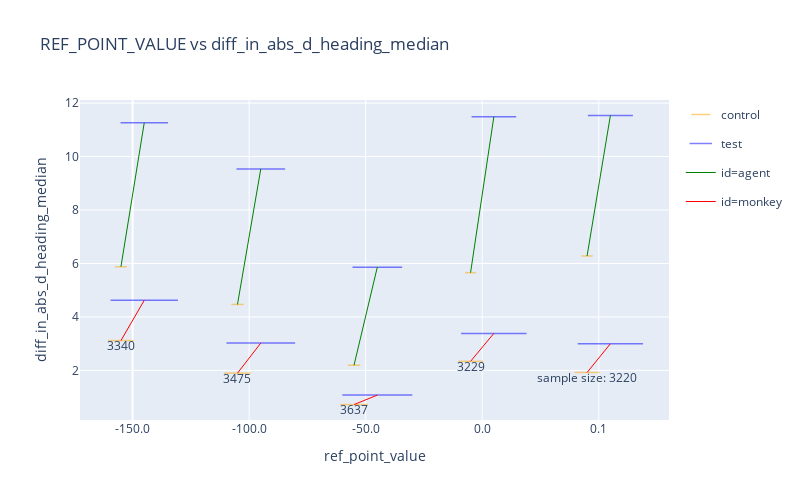
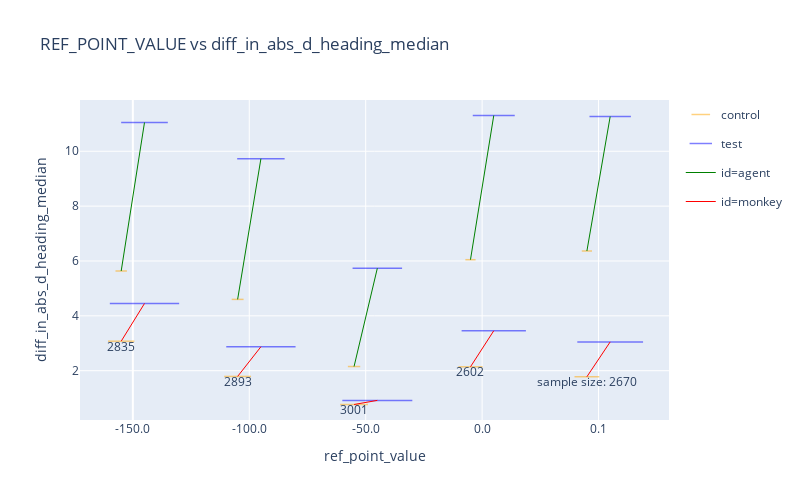

The cell these charts' notebook holds for them, in order:
### Code cell
x_var_column_list = ['ref_point_value']

fixed_variable_values_to_use = {
                                #'whether_even_out_dist': True,
                                'key_for_split': 'cluster_seen',
                                'if_test_nxt_ff_group_appear_after_stop': 'flexible',
                                # 'max_curv_range': 200,
                                # 'whether_filter_info': True,
}

changeable_variables = ['whether_even_out_dist']

columns_to_find_unique_combinations_for_color = ['id']
columns_to_find_unique_combinations_for_line = []


plot_variations_utils.streamline_making_plotly_plot_to_compare_two_sets_of_data(new_overall_median_info_across_agents, 
                                                            fixed_variable_values_to_use,
                                                            changeable_variables,
                                                            x_var_column_list,
                                                            y_var_column='diff_in_abs_d_heading_median',
                                                            #var_to_determine_x_offset_direction=None,
                                                            var_to_determine_x_offset_direction='test_or_control',
                                                            columns_to_find_unique_combinations_for_color=columns_to_find_unique_combinations_for_color,
                                                            columns_to_find_unique_combinations_for_line=columns_to_find_unique_combinations_for_line)

### Figure 1 — Plotly figure (JSON) as saved in the notebook; plotly's stock layout.template omitted (floating-point values rounded to 4 significant figures)
{"data": [{"customdata": [["control", 1599, "agent", "agent"], ["control", 3475, "monkey_Bruno", "monkey"], ["control", 1537, "agent", "agent"], ["control", 3340, "monkey_Bruno", "monkey"], ["control", 1636, "agent", "agent"], ["control", 3637, "monkey_Bruno", "monkey"], ["control", 1436, "agent", "agent"], ["control", 3229, "monkey_Bruno", "monkey"], ["control", 1472, "agent", "agent"], ["control", 3220, "monkey_Bruno", "monkey"]], "hovertemplate": "%{customdata[0]} <br>diff_in_abs_d_heading_median: %{y}<br>sample_size: %{customdata[1]:d}<br>monkey_name: %{customdata[2]}<br>id: %{customdata[3]}<br><extra></extra>", "line": {"color": "orange", "width": 1.5}, "marker": {"color": "black", "line": {"width": 1.5}, "opacity": 0.5, "size": [8.801, 19.13, 8.46, 18.38, 9.005, 20.02, 7.904, 17.77, 8.102, 17.72], "symbol": "line-ew"}, "mode": "markers", "name": "control", "showlegend": true, "type": "scatter", "x": [0.9, 0.9, -0.1, -0.1, 1.9, 1.9, 2.9, 2.9, 3.9, 3.9], "y": [4.468, 1.897, 5.878, 3.117, 2.193, 0.7216, 5.655, 2.34, 6.281, 1.923]}, {"customdata": [["test", 6308, "agent", "agent"], ["test", 8908, "monkey_Bruno", "monkey"], ["test", 6154, "agent", "agent"], ["test", 8734, "monkey_Bruno", "monkey"], ["test", 6444, "agent", "agent"], ["test", 9084, "monkey_Bruno", "monkey"], ["test", 5792, "agent", "agent"], ["test", 8497, "monkey_Bruno", "monkey"], ["test", 5844, "agent", "agent"], ["test", 8473, "monkey_Bruno", "monkey"]], "hovertemplate": "%{customdata[0]} <br>diff_in_abs_d_heading_median: %{y}<br>sample_size: %{customdata[1]:d}<br>monkey_name: %{customdata[2]}<br>id: %{customdata[3]}<br><extra></extra>", "line": {"color": "blue", "width": 1.5}, "marker": {"color": "black", "line": {"width": 1.5}, "opacity": 0.5, "size": [34.72, 49.03, 33.87, 48.07, 35.47, 50, 31.88, 46.77, 32.17, 46.64], "symbol": "line-ew"}, "mode": "markers", "name": "test", "showlegend": true, "type": "scatter", "x": [1.1, 1.1, 0.1, 0.1, 2.1, 2.1, 3.1, 3.1, 4.1, 4.1], "y": [9.538, 3.023, 11.27, 4.623, 5.863, 1.076, 11.49, 3.385, 11.54, 2.997]}, {"customdata": [["control", 1599, "agent", "agent"], ["test", 6308, "agent", "agent"]], "hovertemplate": "%{customdata[0]} <br>diff_in_abs_d_heading_median: %{y}<br>sample_size: %{customdata[1]:d}<br>monkey_name: %{customdata[2]}<br>id: %{customdata[3]}<br><extra></extra>", "legendgroup": "green", "line": {"color": "green", "dash": "solid", "width": 1}, "marker": {"color": "green", "opacity": 0.5, "size": 10, "symbol": "line-ew"}, "mode": "markers+lines", "name": "id=agent", "showlegend": false, "type": "scatter", "x": [0.9, 1.1], "y": [4.468, 9.538]}, {"customdata": [["control", 3475, "monkey_Bruno", "monkey"], ["test", 8908, "monkey_Bruno", "monkey"]], "hovertemplate": "%{customdata[0]} <br>diff_in_abs_d_heading_median: %{y}<br>sample_size: %{customdata[1]:d}<br>monkey_name: %{customdata[2]}<br>id: %{customdata[3]}<br><extra></extra>", "legendgroup": "red", "line": {"color": "red", "dash": "solid", "width": 1}, "marker": {"color": "red", "opacity": 0.5, "size": 10, "symbol": "line-ew"}, "mode": "markers+lines", "name": "id=monkey", "showlegend": false, "type": "scatter", "x": [0.9, 1.1], "y": [1.897, 3.023]}, {"customdata": [["control", 1537, "agent", "agent"], ["test", 6154, "agent", "agent"]], "hovertemplate": "%{customdata[0]} <br>diff_in_abs_d_heading_median: %{y}<br>sample_size: %{customdata[1]:d}<br>monkey_name: %{customdata[2]}<br>id: %{customdata[3]}<br><extra></extra>", "legendgroup": "green", "line": {"color": "green", "dash": "solid", "width": 1}, "marker": {"color": "green", "opacity": 0.5, "size": 10, "symbol": "line-ew"}, "mode": "markers+lines", "name": "id=agent", "showlegend": false, "type": "scatter", "x": [-0.1, 0.1], "y": [5.878, 11.27]}, {"customdata": [["test", 8734, "monkey_Bruno", "monkey"], ["control", 3340, "monkey_Bruno", "monkey"]], "hovertemplate": "%{customdata[0]} <br>diff_in_abs_d_heading_median: %{y}<br>sample_size: %{customdata[1]:d}<br>monkey_name: %{customdata[2]}<br>id: %{customdata[3]}<br><extra></extra>", "legendgroup": "red", "line": {"color": "red", "dash": "solid", "width": 1}, "marker": {"color": "red", "opacity": 0.5, "size": 10, "symbol": "line-ew"}, "mode": "markers+lines", "name": "id=monkey", "showlegend": false, "type": "scatter", "x": [0.1, -0.1], "y": [4.623, 3.117]}, {"customdata": [["test", 6444, "agent", "agent"], ["control", 1636, "agent", "agent"]], "hovertemplate": "%{customdata[0]} <br>diff_in_abs_d_heading_median: %{y}<br>sample_size: %{customdata[1]:d}<br>monkey_name: %{customdata[2]}<br>id: %{customdata[3]}<br><extra></extra>", "legendgroup": "green", "line": {"color": "green", "dash": "solid", "width": 1}, "marker": {"color": "green", "opacity": 0.5, "size": 10, "symbol": "line-ew"}, "mode": "markers+lines", "name": "id=agent", "showlegend": false, "type": "scatter", "x": [2.1, 1.9], "y": [5.863, 2.193]}, {"customdata": [["test", 9084, "monkey_Bruno", "monkey"], ["control", 3637, "monkey_Bruno", "monkey"]], "hovertemplate": "%{customdata[0]} <br>diff_in_abs_d_heading_median: %{y}<br>sample_size: %{customdata[1]:d}<br>monkey_name: %{customdata[2]}<br>id: %{customdata[3]}<br><extra></extra>", "legendgroup": "red", "line": {"color": "red", "dash": "solid", "width": 1}, "marker": {"color": "red", "opacity": 0.5, "size": 10, "symbol": "line-ew"}, "mode": "markers+lines", "name": "id=monkey", "showlegend": false, "type": "scatter", "x": [2.1, 1.9], "y": [1.076, 0.7216]}, {"customdata": [["test", 5792, "agent", "agent"], ["control", 1436, "agent", "agent"]], "hovertemplate": "%{customdata[0]} <br>diff_in_abs_d_heading_median: %{y}<br>sample_size: %{customdata[1]:d}<br>monkey_name: %{customdata[2]}<br>id: %{customdata[3]}<br><extra></extra>", "legendgroup": "green", "line": {"color": "green", "dash": "solid", "width": 1}, "marker": {"color": "green", "opacity": 0.5, "size": 10, "symbol": "line-ew"}, "mode": "markers+lines", "name": "id=agent", "showlegend": false, "type": "scatter", "x": [3.1, 2.9], "y": [11.49, 5.655]}, {"customdata": [["test", 8497, "monkey_Bruno", "monkey"], ["control", 3229, "monkey_Bruno", "monkey"]], "hovertemplate": "%{customdata[0]} <br>diff_in_abs_d_heading_median: %{y}<br>sample_size: %{customdata[1]:d}<br>monkey_name: %{customdata[2]}<br>id: %{customdata[3]}<br><extra></extra>", "legendgroup": "red", "line": {"color": "red", "dash": "solid", "width": 1}, "marker": {"color": "red", "opacity": 0.5, "size": 10, "symbol": "line-ew"}, "mode": "markers+lines", "name": "id=monkey", "showlegend": false, "type": "scatter", "x": [3.1, 2.9], "y": [3.385, 2.34]}, {"customdata": [["control", 1472, "agent", "agent"], ["test", 5844, "agent", "agent"]], "hovertemplate": "%{customdata[0]} <br>diff_in_abs_d_heading_median: %{y}<br>sample_size: %{customdata[1]:d}<br>monkey_name: %{customdata[2]}<br>id: %{customdata[3]}<br><extra></extra>", "legendgroup": "green", "line": {"color": "green", "dash": "solid", "width": 1}, "marker": {"color": "green", "opacity": 0.5, "size": 10, "symbol": "line-ew"}, "mode": "markers+lines", "name": "id=agent", "showlegend": false, "type": "scatter", "x": [3.9, 4.1], "y": [6.281, 11.54]}, {"customdata": [["test", 8473, "monkey_Bruno", "monkey"], ["control", 3220, "monkey_Bruno", "monkey"]], "hovertemplate": "%{customdata[0]} <br>diff_in_abs_d_heading_median: %{y}<br>sample_size: %{customdata[1]:d}<br>monkey_name: %{customdata[2]}<br>id: %{customdata[3]}<br><extra></extra>", "legendgroup": "red", "line": {"color": "red", "dash": "solid", "width": 1}, "marker": {"color": "red", "opacity": 0.5, "size": 10, "symbol": "line-ew"}, "mode": "markers+lines", "name": "id=monkey", "showlegend": false, "type": "scatter", "x": [4.1, 3.9], "y": [2.997, 1.923]}, {"legendgroup": "green", "line": {"color": "green", "dash": "solid", "width": 1}, "mode": "lines", "name": "id=agent", "showlegend": true, "type": "scatter", "visible": true, "x": [0, 0], "y": [0, 0]}, {"legendgroup": "red", "line": {"color": "red", "dash": "solid", "width": 1}, "mode": "lines", "name": "id=monkey", "showlegend": true, "type": "scatter", "visible": true, "x": [0, 0], "y": [0, 0]}, {"hoverinfo": "skip", "mode": "text", "showlegend": false, "text": ["3475"], "textposition": "bottom center", "type": "scatter", "x": [0.9], "y": [1.878]}, {"hoverinfo": "skip", "mode": "text", "showlegend": false, "text": ["3340"], "textposition": "bottom center", "type": "scatter", "x": [-0.1], "y": [3.086]}, {"hoverinfo": "skip", "mode": "text", "showlegend": false, "text": ["3637"], "textposition": "bottom center", "type": "scatter", "x": [1.9], "y": [0.7116]}, {"hoverinfo": "skip", "mode": "text", "showlegend": false, "text": ["3229"], "textposition": "bottom center", "type": "scatter", "x": [2.9], "y": [2.316]}, {"hoverinfo": "skip", "mode": "text", "showlegend": false, "text": ["sample size: 3220"], "textposition": "bottom center", "type": "scatter", "x": [3.9], "y": [1.904]}], "layout": {"height": 500, "title": {"text": "REF_POINT_VALUE vs diff_in_abs_d_heading_median"}, "width": 800, "xaxis": {"ticktext": ["-150.0", "-100.0", "-50.0", "0.0", "0.1"], "tickvals": [0, 1, 2, 3, 4], "title": {"text": "ref_point_value"}}, "yaxis": {"range": [0.1446, 12.12], "title": {"text": "diff_in_abs_d_heading_median"}}}}

### Figure 2 — Plotly figure (JSON) as saved in the notebook; plotly's stock layout.template omitted (floating-point values rounded to 4 significant figures)
{"data": [{"customdata": [["control", 1280, "agent", "agent"], ["control", 2893, "monkey_Bruno", "monkey"], ["control", 1231, "agent", "agent"], ["control", 2835, "monkey_Bruno", "monkey"], ["control", 1333, "agent", "agent"], ["control", 3001, "monkey_Bruno", "monkey"], ["control", 1101, "agent", "agent"], ["control", 2602, "monkey_Bruno", "monkey"], ["control", 1096, "agent", "agent"], ["control", 2670, "monkey_Bruno", "monkey"]], "hovertemplate": "%{customdata[0]} <br>diff_in_abs_d_heading_median: %{y}<br>sample_size: %{customdata[1]:d}<br>monkey_name: %{customdata[2]}<br>id: %{customdata[3]}<br><extra></extra>", "line": {"color": "orange", "width": 1.5}, "marker": {"color": "black", "line": {"width": 1.5}, "opacity": 0.5, "size": [8.489, 19.19, 8.164, 18.8, 8.841, 19.9, 7.302, 17.26, 7.269, 17.71], "symbol": "line-ew"}, "mode": "markers", "name": "control", "showlegend": true, "type": "scatter", "x": [0.9, 0.9, -0.1, -0.1, 1.9, 1.9, 2.9, 2.9, 3.9, 3.9], "y": [4.6, 1.791, 5.635, 3.076, 2.153, 0.7679, 6.047, 2.142, 6.364, 1.78]}, {"customdata": [["test", 5112, "agent", "agent"], ["test", 7466, "monkey_Bruno", "monkey"], ["test", 5025, "agent", "agent"], ["test", 7468, "monkey_Bruno", "monkey"], ["test", 5333, "agent", "agent"], ["test", 7539, "monkey_Bruno", "monkey"], ["test", 4524, "agent", "agent"], ["test", 6926, "monkey_Bruno", "monkey"], ["test", 4462, "agent", "agent"], ["test", 7085, "monkey_Bruno", "monkey"]], "hovertemplate": "%{customdata[0]} <br>diff_in_abs_d_heading_median: %{y}<br>sample_size: %{customdata[1]:d}<br>monkey_name: %{customdata[2]}<br>id: %{customdata[3]}<br><extra></extra>", "line": {"color": "blue", "width": 1.5}, "marker": {"color": "black", "line": {"width": 1.5}, "opacity": 0.5, "size": [33.9, 49.52, 33.33, 49.53, 35.37, 50, 30.0, 45.93, 29.59, 46.99], "symbol": "line-ew"}, "mode": "markers", "name": "test", "showlegend": true, "type": "scatter", "x": [1.1, 1.1, 0.1, 0.1, 2.1, 2.1, 3.1, 3.1, 4.1, 4.1], "y": [9.729, 2.873, 11.05, 4.45, 5.735, 0.9175, 11.3, 3.455, 11.27, 3.05]}, {"customdata": [["control", 1280, "agent", "agent"], ["test", 5112, "agent", "agent"]], "hovertemplate": "%{customdata[0]} <br>diff_in_abs_d_heading_median: %{y}<br>sample_size: %{customdata[1]:d}<br>monkey_name: %{customdata[2]}<br>id: %{customdata[3]}<br><extra></extra>", "legendgroup": "green", "line": {"color": "green", "dash": "solid", "width": 1}, "marker": {"color": "green", "opacity": 0.5, "size": 10, "symbol": "line-ew"}, "mode": "markers+lines", "name": "id=agent", "showlegend": false, "type": "scatter", "x": [0.9, 1.1], "y": [4.6, 9.729]}, {"customdata": [["control", 2893, "monkey_Bruno", "monkey"], ["test", 7466, "monkey_Bruno", "monkey"]], "hovertemplate": "%{customdata[0]} <br>diff_in_abs_d_heading_median: %{y}<br>sample_size: %{customdata[1]:d}<br>monkey_name: %{customdata[2]}<br>id: %{customdata[3]}<br><extra></extra>", "legendgroup": "red", "line": {"color": "red", "dash": "solid", "width": 1}, "marker": {"color": "red", "opacity": 0.5, "size": 10, "symbol": "line-ew"}, "mode": "markers+lines", "name": "id=monkey", "showlegend": false, "type": "scatter", "x": [0.9, 1.1], "y": [1.791, 2.873]}, {"customdata": [["control", 1231, "agent", "agent"], ["test", 5025, "agent", "agent"]], "hovertemplate": "%{customdata[0]} <br>diff_in_abs_d_heading_median: %{y}<br>sample_size: %{customdata[1]:d}<br>monkey_name: %{customdata[2]}<br>id: %{customdata[3]}<br><extra></extra>", "legendgroup": "green", "line": {"color": "green", "dash": "solid", "width": 1}, "marker": {"color": "green", "opacity": 0.5, "size": 10, "symbol": "line-ew"}, "mode": "markers+lines", "name": "id=agent", "showlegend": false, "type": "scatter", "x": [-0.1, 0.1], "y": [5.635, 11.05]}, {"customdata": [["test", 7468, "monkey_Bruno", "monkey"], ["control", 2835, "monkey_Bruno", "monkey"]], "hovertemplate": "%{customdata[0]} <br>diff_in_abs_d_heading_median: %{y}<br>sample_size: %{customdata[1]:d}<br>monkey_name: %{customdata[2]}<br>id: %{customdata[3]}<br><extra></extra>", "legendgroup": "red", "line": {"color": "red", "dash": "solid", "width": 1}, "marker": {"color": "red", "opacity": 0.5, "size": 10, "symbol": "line-ew"}, "mode": "markers+lines", "name": "id=monkey", "showlegend": false, "type": "scatter", "x": [0.1, -0.1], "y": [4.45, 3.076]}, {"customdata": [["control", 1333, "agent", "agent"], ["test", 5333, "agent", "agent"]], "hovertemplate": "%{customdata[0]} <br>diff_in_abs_d_heading_median: %{y}<br>sample_size: %{customdata[1]:d}<br>monkey_name: %{customdata[2]}<br>id: %{customdata[3]}<br><extra></extra>", "legendgroup": "green", "line": {"color": "green", "dash": "solid", "width": 1}, "marker": {"color": "green", "opacity": 0.5, "size": 10, "symbol": "line-ew"}, "mode": "markers+lines", "name": "id=agent", "showlegend": false, "type": "scatter", "x": [1.9, 2.1], "y": [2.153, 5.735]}, {"customdata": [["test", 7539, "monkey_Bruno", "monkey"], ["control", 3001, "monkey_Bruno", "monkey"]], "hovertemplate": "%{customdata[0]} <br>diff_in_abs_d_heading_median: %{y}<br>sample_size: %{customdata[1]:d}<br>monkey_name: %{customdata[2]}<br>id: %{customdata[3]}<br><extra></extra>", "legendgroup": "red", "line": {"color": "red", "dash": "solid", "width": 1}, "marker": {"color": "red", "opacity": 0.5, "size": 10, "symbol": "line-ew"}, "mode": "markers+lines", "name": "id=monkey", "showlegend": false, "type": "scatter", "x": [2.1, 1.9], "y": [0.9175, 0.7679]}, {"customdata": [["test", 4524, "agent", "agent"], ["control", 1101, "agent", "agent"]], "hovertemplate": "%{customdata[0]} <br>diff_in_abs_d_heading_median: %{y}<br>sample_size: %{customdata[1]:d}<br>monkey_name: %{customdata[2]}<br>id: %{customdata[3]}<br><extra></extra>", "legendgroup": "green", "line": {"color": "green", "dash": "solid", "width": 1}, "marker": {"color": "green", "opacity": 0.5, "size": 10, "symbol": "line-ew"}, "mode": "markers+lines", "name": "id=agent", "showlegend": false, "type": "scatter", "x": [3.1, 2.9], "y": [11.3, 6.047]}, {"customdata": [["test", 6926, "monkey_Bruno", "monkey"], ["control", 2602, "monkey_Bruno", "monkey"]], "hovertemplate": "%{customdata[0]} <br>diff_in_abs_d_heading_median: %{y}<br>sample_size: %{customdata[1]:d}<br>monkey_name: %{customdata[2]}<br>id: %{customdata[3]}<br><extra></extra>", "legendgroup": "red", "line": {"color": "red", "dash": "solid", "width": 1}, "marker": {"color": "red", "opacity": 0.5, "size": 10, "symbol": "line-ew"}, "mode": "markers+lines", "name": "id=monkey", "showlegend": false, "type": "scatter", "x": [3.1, 2.9], "y": [3.455, 2.142]}, {"customdata": [["control", 1096, "agent", "agent"], ["test", 4462, "agent", "agent"]], "hovertemplate": "%{customdata[0]} <br>diff_in_abs_d_heading_median: %{y}<br>sample_size: %{customdata[1]:d}<br>monkey_name: %{customdata[2]}<br>id: %{customdata[3]}<br><extra></extra>", "legendgroup": "green", "line": {"color": "green", "dash": "solid", "width": 1}, "marker": {"color": "green", "opacity": 0.5, "size": 10, "symbol": "line-ew"}, "mode": "markers+lines", "name": "id=agent", "showlegend": false, "type": "scatter", "x": [3.9, 4.1], "y": [6.364, 11.27]}, {"customdata": [["control", 2670, "monkey_Bruno", "monkey"], ["test", 7085, "monkey_Bruno", "monkey"]], "hovertemplate": "%{customdata[0]} <br>diff_in_abs_d_heading_median: %{y}<br>sample_size: %{customdata[1]:d}<br>monkey_name: %{customdata[2]}<br>id: %{customdata[3]}<br><extra></extra>", "legendgroup": "red", "line": {"color": "red", "dash": "solid", "width": 1}, "marker": {"color": "red", "opacity": 0.5, "size": 10, "symbol": "line-ew"}, "mode": "markers+lines", "name": "id=monkey", "showlegend": false, "type": "scatter", "x": [3.9, 4.1], "y": [1.78, 3.05]}, {"legendgroup": "green", "line": {"color": "green", "dash": "solid", "width": 1}, "mode": "lines", "name": "id=agent", "showlegend": true, "type": "scatter", "visible": true, "x": [0, 0], "y": [0, 0]}, {"legendgroup": "red", "line": {"color": "red", "dash": "solid", "width": 1}, "mode": "lines", "name": "id=monkey", "showlegend": true, "type": "scatter", "visible": true, "x": [0, 0], "y": [0, 0]}, {"hoverinfo": "skip", "mode": "text", "showlegend": false, "text": ["2893"], "textposition": "bottom center", "type": "scatter", "x": [0.9], "y": [1.773]}, {"hoverinfo": "skip", "mode": "text", "showlegend": false, "text": ["2835"], "textposition": "bottom center", "type": "scatter", "x": [-0.1], "y": [3.045]}, {"hoverinfo": "skip", "mode": "text", "showlegend": false, "text": ["3001"], "textposition": "bottom center", "type": "scatter", "x": [1.9], "y": [0.7579]}, {"hoverinfo": "skip", "mode": "text", "showlegend": false, "text": ["2602"], "textposition": "bottom center", "type": "scatter", "x": [2.9], "y": [2.121]}, {"hoverinfo": "skip", "mode": "text", "showlegend": false, "text": ["sample size: 2670"], "textposition": "bottom center", "type": "scatter", "x": [3.9], "y": [1.762]}], "layout": {"height": 500, "title": {"text": "REF_POINT_VALUE vs diff_in_abs_d_heading_median"}, "width": 800, "xaxis": {"ticktext": ["-150.0", "-100.0", "-50.0", "0.0", "0.1"], "tickvals": [0, 1, 2, 3, 4], "title": {"text": "ref_point_value"}}, "yaxis": {"range": [0.2027, 11.87], "title": {"text": "diff_in_abs_d_heading_median"}}}}
